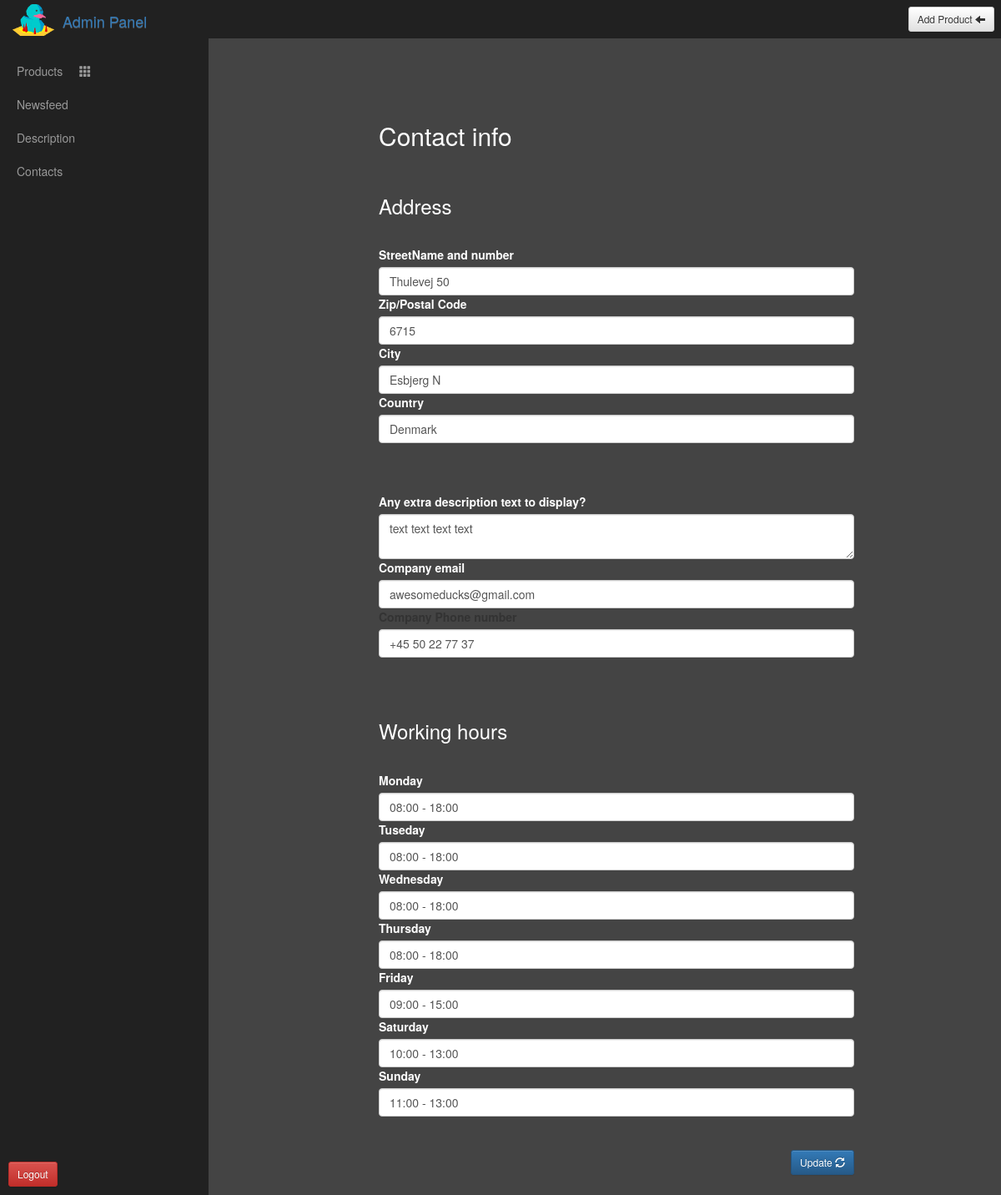
Screenshot of /admin.php?contacts=products (signed in) with the database file from the repository.
### tables this page shows
CREATE TABLE `contact_info` (
  `Street` varchar(255) NOT NULL,
  `Phone` varchar(50) NOT NULL,
  `email` varchar(150) NOT NULL,
  `description` varchar(255) NOT NULL,
  `zipcode` varchar(255) NOT NULL,
  `city` varchar(255) NOT NULL,
  `country` varchar(100) NOT NULL,
  `monday` varchar(15) NOT NULL,
  `tuesday` varchar(15) NOT NULL,
  `wednesday` varchar(15) NOT NULL,
  `thursday` varchar(15) NOT NULL,
  `friday` varchar(15) NOT NULL,
  `saturday` varchar(15) NOT NULL,
  `sunday` varchar(15) NOT NULL,
  `id` int(11) NOT NULL
);

### model/Model.php (called while the page is built, shortened)
<?php
include_once ("model/Database.php");
 class Model {
        function Connect(){
         $db = require('model/conn.php');
         $connection = new Database($db);
         return $connection;
     }
     public function get_contacts() {
         $proCont = $this->Connect()->getQuery("SELECT * FROM contact_info");
         return $proCont;
     }
}

### model/Database.php (called while the page is built, shortened)
<?php
class Database
{
    protected $conn;
    public function __construct(mysqli $conn){
        $this->conn = $conn;
    }
    public function getConnection(){
    return $this->conn;
    }
    public function getQuery($query){
        $getData = $this->getConnection()->query($query);
        return $getData;
    }
}

### view/contacts.php (the view)
<?php
$show = '';
if(mysqli_num_rows($contacts) > 0) {
    while ($cont = mysqli_fetch_array($contacts)) {
        $show .= '
<div class="mainProduct" style="background-color: #444;">
<form method=\'post\' enctype=\'multipart/form-data\'>
<div class=\'descbox\'>
<label for="comment"><h2 style="color:#fff;">Contact info</h2></label><br><br>
<div class="form-group">
 <label for="comment"><h3 style="color:#fff;">Address</h3></label><br><br>
 <label for="comment" style="color:#fff;">StreetName and number</label>
  <input type="text" name=\'cont_street\' value="' . $cont['Street'] . '" class="form-control" id="usr">
   <label for="comment" style="color:#fff;">Zip/Postal Code</label>
  <input type="text" name=\'cont_code\' value="' . $cont['zipcode'] . '" class="form-control" id="usr">
   <label for="comment" style="color:#fff;">City</label>
  <input type="text" name=\'cont_city\' value="' . $cont['city'] . '" class="form-control" id="usr">
  <label for="comment" style="color:#fff;">Country</label>
  <input type="text" name=\'cont_country\' value="' . $cont['country'] . '" class="form-control" id="usr"><br><br><br>
  <label for="comment" style="color:#fff;">Any extra description text to display?</label>
  <textarea name="cont_text"  class="form-control" id="comment">' . $cont['description'] . '</textarea>
   <label for="comment" style="color:#fff;">Company email</label>
  <input type="text" name=\'cont_email\' value="' . $cont['email'] . '" class="form-control" id="usr">
    <label for="comment">Company Phone number</label>
  <input type="text" name=\'cont_phone\' value="' . $cont['Phone'] . '" class="form-control" id="usr">
</div><br><br>
<label for="comment"><h3 style="color:#fff;">Working hours</h3></label><br><br>
  <label for="comment" style="color:#fff;">Monday</label>
  <input type="text" name=\'cont_monday\' value="' . $cont['monday'] . '" class="form-control" id="usr">
    <label for="comment" style="color:#fff;">Tuseday</label>
  <input type="text" name=\'cont_tuesday\' value="' . $cont['tuesday'] . '" class="form-control" id="usr">
    <label for="comment" style="color:#fff;">Wednesday</label>
  <input type="text" name=\'cont_wednesday\' value="' . $cont['wednesday'] . '" class="form-control" id="usr">
    <label for="comment" style="color:#fff;">Thursday</label>
  <input type="text" name=\'cont_thursday\' value="' . $cont['thursday'] . '" class="form-control" id="usr">
    <label for="comment" style="color:#fff;">Friday</label>
  <input type="text" name=\'cont_friday\' value="' . $cont['friday'] . '" class="form-control" id="usr">
    <label for="comment" style="color:#fff;">Saturday</label>
  <input type="text" name=\'cont_saturday\' value="' . $cont['saturday'] . '" class="form-control" id="usr">
    <label for="comment" style="color:#fff;">Sunday</label>
  <input type="text" name=\'cont_sunday\' value="' . $cont['sunday'] . '" class="form-control" id="usr">
<br><br>
<button type="submit" name="btn-contact-update"  class="pull-right btn-sm btn btn-primary">Update <span class="glyphicon glyphicon-refresh" aria-hidden="true"></span></button>
</form></div>
<br><br></div>';
    }
    echo $show;
}

### view/sass/css/admin_panel.css (style rules this page uses)
body { overflow-x: hidden; padding-top:0px !important; }
.mainProduct { float:right; width:calc(100% - 250px); }
.descbox { margin-left: 17vw; margin-top: 10vh; width:60%; }

### view/sass/main.css (style rules this page uses)
body { overflow-x: hidden; padding-top: 50px; background-color: black; }

### rows the page displays
contact_info: cont_street "Thulevej 50", cont_code "6715", cont_city "Esbjerg N", cont_country "Denmark", cont_text "text text text text", cont_email "awesomeducks@gmail.com", cont_phone "+45 50 22 77 37", cont_monday "08:00 - 18:00", cont_tuesday "08:00 - 18:00", cont_wednesday "08:00 - 18:00", cont_thursday "08:00 - 18:00", cont_friday "09:00 - 15:00", cont_saturday "10:00 - 13:00", cont_sunday "11:00 - 13:00"
